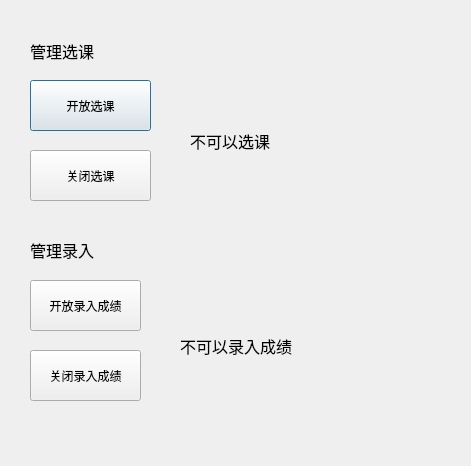
<?xml version="1.0" encoding="UTF-8"?>
<ui version="4.0">
 <class>Dialog3_5</class>
 <widget class="QDialog" name="Dialog3_5">
  <property name="geometry">
   <rect>
    <x>0</x>
    <y>0</y>
    <width>471</width>
    <height>466</height>
   </rect>
  </property>
  <property name="windowTitle">
   <string>Dialog</string>
  </property>
  <widget class="QLabel" name="label">
   <property name="geometry">
    <rect>
     <x>30</x>
     <y>30</y>
     <width>111</width>
     <height>41</height>
    </rect>
   </property>
   <property name="font">
    <font>
     <family>楷体</family>
     <pointsize>12</pointsize>
    </font>
   </property>
   <property name="text">
    <string>管理选课</string>
   </property>
  </widget>
  <widget class="QLabel" name="label_2">
   <property name="geometry">
    <rect>
     <x>30</x>
     <y>234</y>
     <width>101</width>
     <height>31</height>
    </rect>
   </property>
   <property name="font">
    <font>
     <family>楷体</family>
     <pointsize>12</pointsize>
    </font>
   </property>
   <property name="text">
    <string>管理录入</string>
   </property>
  </widget>
  <widget class="QPushButton" name="pushButton">
   <property name="geometry">
    <rect>
     <x>30</x>
     <y>80</y>
     <width>121</width>
     <height>51</height>
    </rect>
   </property>
   <property name="text">
    <string>开放选课</string>
   </property>
  </widget>
  <widget class="QPushButton" name="pushButton_2">
   <property name="geometry">
    <rect>
     <x>30</x>
     <y>150</y>
     <width>121</width>
     <height>51</height>
    </rect>
   </property>
   <property name="text">
    <string>关闭选课</string>
   </property>
  </widget>
  <widget class="QPushButton" name="pushButton_3">
   <property name="geometry">
    <rect>
     <x>30</x>
     <y>280</y>
     <width>111</width>
     <height>51</height>
    </rect>
   </property>
   <property name="text">
    <string>开放录入成绩</string>
   </property>
  </widget>
  <widget class="QPushButton" name="pushButton_4">
   <property name="geometry">
    <rect>
     <x>30</x>
     <y>350</y>
     <width>111</width>
     <height>51</height>
    </rect>
   </property>
   <property name="text">
    <string>关闭录入成绩</string>
   </property>
  </widget>
  <widget class="QLabel" name="label_3">
   <property name="geometry">
    <rect>
     <x>190</x>
     <y>110</y>
     <width>181</width>
     <height>61</height>
    </rect>
   </property>
   <property name="font">
    <font>
     <family>楷体</family>
     <pointsize>12</pointsize>
    </font>
   </property>
   <property name="text">
    <string>不可以选课</string>
   </property>
  </widget>
  <widget class="QLabel" name="label_4">
   <property name="geometry">
    <rect>
     <x>180</x>
     <y>310</y>
     <width>201</width>
     <height>71</height>
    </rect>
   </property>
   <property name="font">
    <font>
     <family>楷体</family>
     <pointsize>12</pointsize>
    </font>
   </property>
   <property name="text">
    <string>不可以录入成绩</string>
   </property>
  </widget>
 </widget>
 <resources/>
 <connections/>
</ui>
